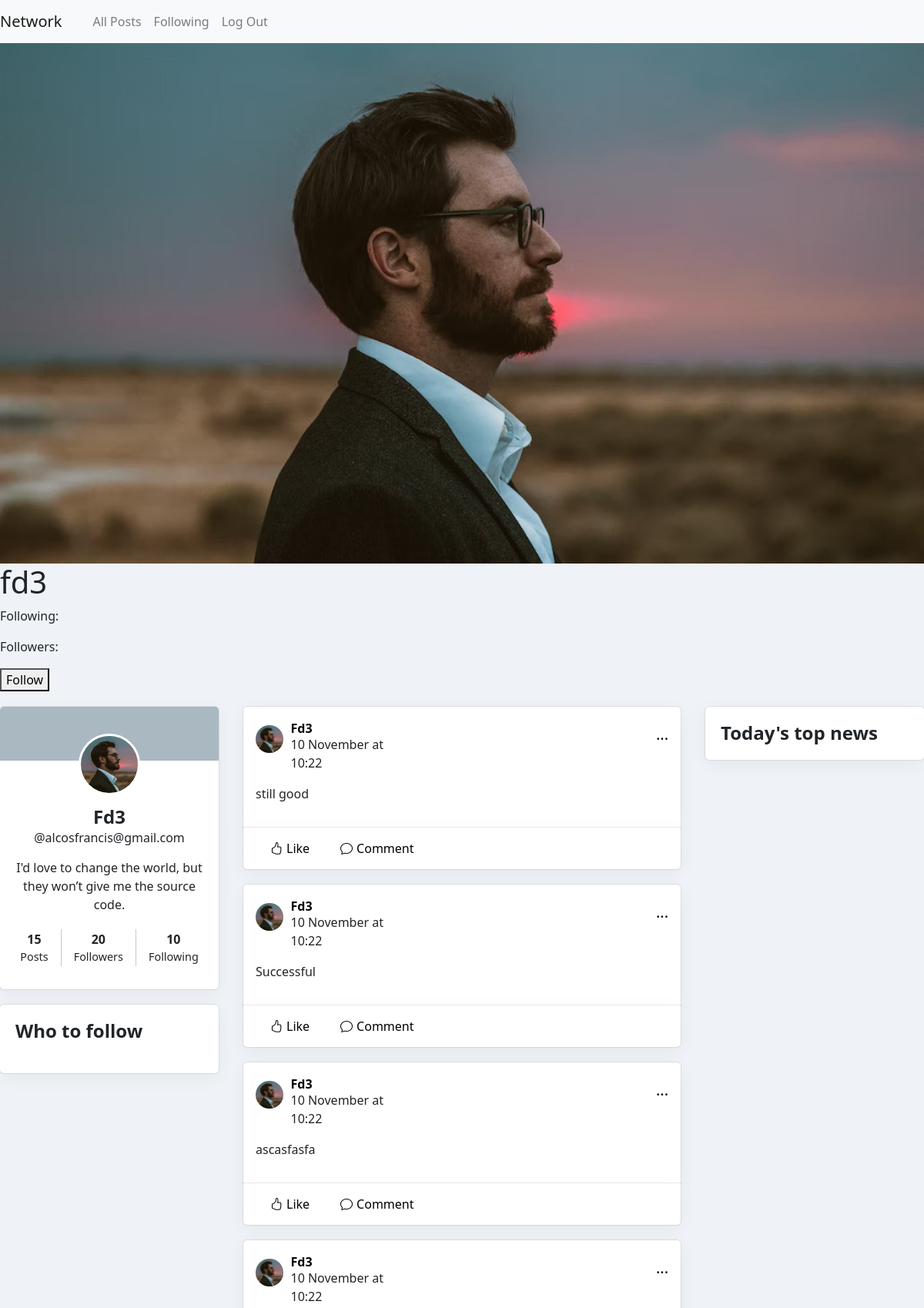
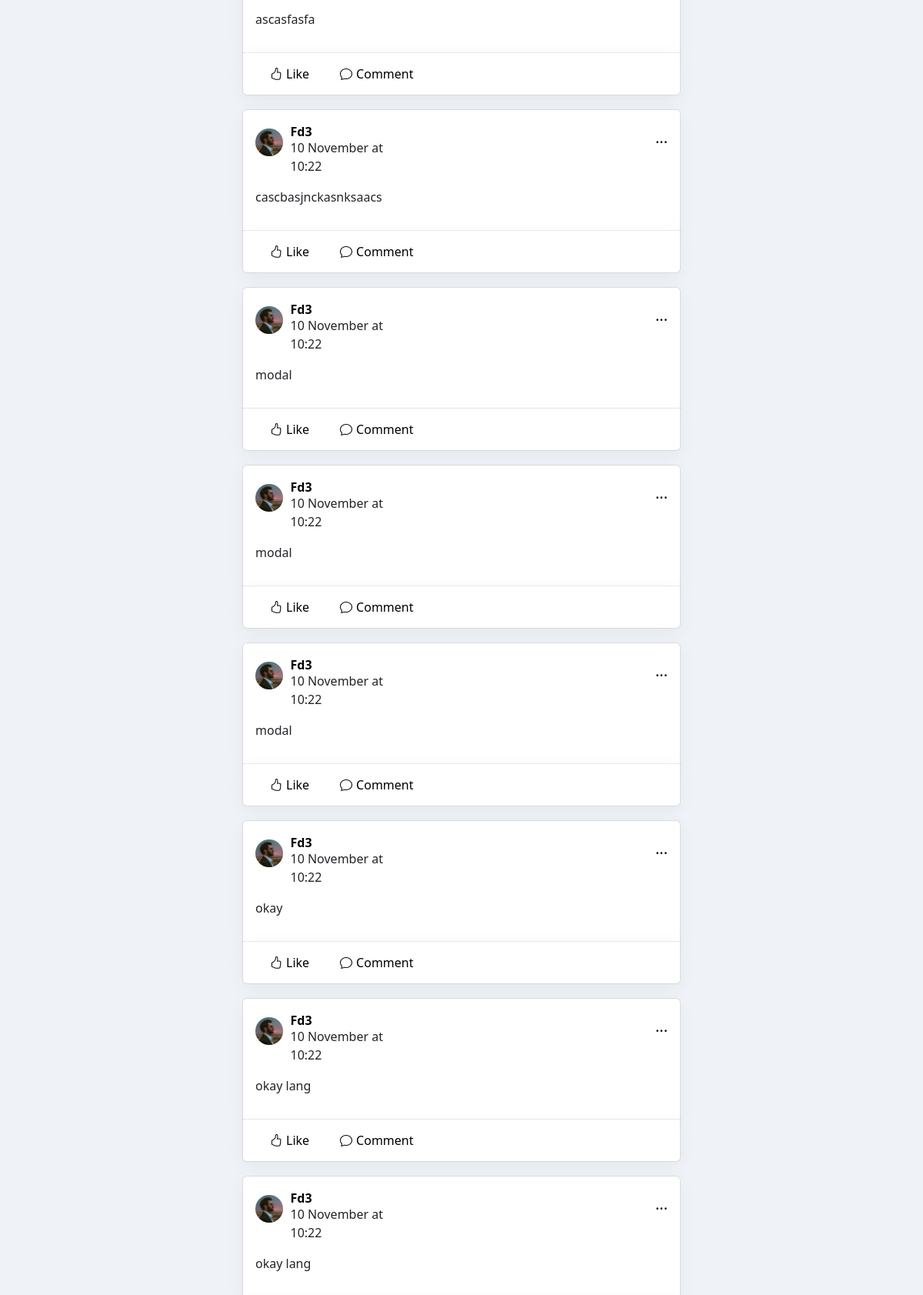
The page /profile/3 (upper part) on the database its author committed (2 pictures, top to bottom).
### network/models.py (models this page shows, shortened)
class User(AbstractUser):
    pass

class Profile(models.Model):
    Users = models.OneToOneField(User, on_delete = models.CASCADE, related_name="userProfile")
    Followers = models.ManyToManyField(User, blank=True, null=True, related_name="followed")
    Follow = models.ManyToManyField(User, blank=True, null=True, related_name="follows")
    Profile_pic = models.ImageField(upload_to='images/', null=True, blank=True)

class Post(models.Model):
    users = models.ForeignKey(User, on_delete = models.CASCADE, related_name="users")
    Inbox = models.TextField(max_length=300)
    Image = models.ImageField(upload_to='images/', blank=True, null=True)
    Created = models.TimeField(auto_now_add=True)
    Updated = models.TimeField(auto_now=True)
    liked = models.ManyToManyField(User, null=True, related_name="like")
    def count(self):
        return self.liked.count()

### network/views.py (the view)
# urls.py: path("profile/<int:user_id>", views.profile, name='profile'),
def profile(request, user_id):
    user = User.objects.get(id=user_id)
    post = Post.objects.filter(users=user)
    profile = Profile.objects.get(id=user_id - 1)
    check = Profile.objects.filter(Follow=user).exists()
    form = Inboxform()
    commentform = Commentform()
    if request.method == "POST":
        if len(request.FILES) != 0:
            profile.Profile_pic = request.FILES['image_file']
            profile.save()
    return render(request, "network/profile.html", {
        "posts": post,
        "user": user,
        "check": check,
        "form": form,
        "forms": commentform,
    })

### network/templates/network/profile.html (shortened to what this page needs)
{% extends "network/layout.html" %}
{%  load static %}
{% load widget_tweaks %}
{% block body %}
    <div>
        <div>
            {% if user.userProfile.Profile_pic %}
                <img id="Profile_pic" src="{{ user.userProfile.Profile_pic.url }}" alt="image" width=100>
            {% else %}
                <img id="Profile_pic" src="{% static 'network/profile.png' %}" alt="image" width=100>
            {% endif %}
            <h1>{{ user }}</h1>
            <div>
                <p>Following: </p>
            </div>
            <div>
                <p>Followers: </p>
            </div>
        </div>
        <div>
            <div>
                {% if request.user != user and not check %}
                    <form action="{% url 'follow' user.id %}">
                        <button >Follow</button>
                    </form>
                {% elif request.user != user and check %}
                    <form action="{% url 'follow' user.id %}">
                        {% csrf_token %}
                        <button>Unfollow</button>
                {% endif %}
            </div>
        </div>
        <div>
            <div class="main_flex">
                <diV class="index__profile">
                    <div>
                        <div class="profile__marginpad">
                            <div class="profile__head">
                            </div>
                            <div class="profile__image ">
                                <div class="profile__images">
                                    {% if user.userProfile.Profile_pic %}
                                        <img class="profile__userimage rounded__circle" id="Profile_pic" src="{{ user.userProfile.Profile_pic.url }}" alt="image" width=70>
                                    {% else %}
                                        <img class="profile__userimage rounded__circle" id="Profile_pic" src="https://social.webestica.com/assets/images/avatar/placeholder.jpg" alt="image" width=70>
                                    {% endif %}
                                        </div>
                            </div>
                            <div class="profile__body">
                                <div>
                                    <p class="profile__users profile__user">{{ user }}</p>
                                    <p class="profile__users profile__email">@{{ user.email }}</p>
                                </div>
                                <div class="profile__captions">
                                    <p class="profile__users profile__caption">I'd love to change the world, but they won’t give me the source code.</p>
                                </div>
                                <div class="profile__follow">
                                    <div class="profile__bodyf profile__post">
                                        <p class="profile__number">15</p>
                                        <p class="profile__word">Posts</p>
                                    </div>
                                    <div class="profile__bodyf profile__followers">
                                        <p class="profile__number">20</p>
                                        <p class="profile__word">Followers</p>
                                    </div>
                                    <div class="profile__bodyf profile__following">
                                        <p class="profile__number">10</p>
                                        <p class="profile__word">Following</p>
                                    </div>
                                </div>
                            </div>
                        </div>
                        <div class="profile__people">
                            <h1 class="post__headline">Who to follow</h1>
                        </div>
                    </div>
                </diV>
                <div class="index__main">
                    <div>
                        {% for inbox in posts %}
                        <div class="inbox__pad">
                            <div class="inbox__inbox">
                                <div class="post__main">
                                    <div class="post__images">
                                        {% if inbox.users.userProfile.Profile_pic %}
                                            <img class="main__image rounded__circle" id="Profile_pic" src="{{ inbox.users.userProfile.Profile_pic.url }}" alt="image" width=50>
                                        {% else %}
                                            <img class="main__image rounded__circle" id="Profile_pic" src="https://social.webestica.com/assets/images/avatar/placeholder.jpg" alt="image" width=50>
                                        {% endif %}
                                    </div>
                                    <div class="post__name">
                                        <a  class="post__username" href="{% url 'profile' inbox.users.id %}">{{ inbox.users }}</a>
                                        <p class="post__calendar">10 November at 10:22</p>
                                    </div>
                                    <div class="post__edit">
                                            <div class="btn-group edit__button">
                                                <button class="edit__buttondropdown" type="button" data-bs-toggle="dropdown" aria-expanded="false">
                                                ...
                                                </button>
                                            </div>
                                    </div>
                                </div>
                                <div class="post__body">
                                    <div class="post__content">
                                        <p id="body_{{ inbox.id }}">{{ inbox.Inbox }}</p>
                                    </div>
                                </div>
                            </div>
                            <div class="main__headerpad">
                                <div id="main__header" class="main__header" style="border-top-style: none;">
                                    <div class="post__header">
                                        <div class="post__like">
                                            {% if request.user in inbox.liked.all %}
                                                <button class="inbox__like liked" id="like_{{ inbox.id }}" data-id="{{ inbox.id }}"><i class="inbox__tag bi bi-hand-thumbs-up-fill"></i>Unlike</button>
                                            {% else %}
                                                <button class="inbox__like" id="like_{{ inbox.id }}" data-id="{{ inbox.id }}"><i class="inbox__tag bi bi-hand-thumbs-up"></i>Like</button>
                                            {% endif %}
                                        </div>
                                        <div class="post__comment">
                                            <button class="inbox__comment" id="post__comment" data-id="{{ inbox.id }}"><i class="inbox__tag bi bi-chat"></i>Comment</button>
                                        </div>
                                    </div>
                                </div>
                            </div>
                        </div>
                    {% endfor %}
                    </div>
                </div>
                <div class="news__main">
                    <div class="main__body">
                        <h1 class="news__headline">Today's top news</h1>
                    </div>
                </div>
            </div>
        </div>
    </div>
{% endblock %}

### network/static/network/style.css (style rules this page uses)
img { width: 100%; height: auto; }
.main_flex { padding-top: 20px; background-color: #eff2f6; display: flex; }
.post__images { width: 3rem; height: 3rem; }
.rounded__circle { border-radius: 50% !important; }
.main__image { aspect-ratio: 1/1; width: 100%; object-fit: cover; }
.index__profile { display: block; margin-left: auto; clear: both; width: 300px; height: 100%; }
.profile__marginpad { clear: both; margin-bottom: 20px; padding: 0 0 10px 0; background-color: white; border-width: 1px; border-radius: 5px; box-shadow: rgba(0, 0, 0, 0.05) 0px 6px 24px 0px, rgba(0, 0, 0, 0.08) 0px 0px 0px 1px; }
.profile__people { position: relative; clear: both; margin-top: 20px; padding: 20px; background-color: white; border-width: 1px; border-radius: 5px; box-shadow: rgba(0, 0, 0, 0.05) 0px 6px 24px 0px, rgba(0, 0, 0, 0.08) 0px 0px 0px 1px; }
.post__headline { font-size: 1.5rem; font-weight: bolder; margin-bottom: 20px; }
.index__main { margin-left: 2rem; margin-right: 2rem; width: 600px; background-color: white; }
.profile__head { background-color: #AAB8C2; height: 70px; border-radius: 5px 5px 0 0; }
.profile__image { display: flex; align-items: center; justify-content: center; margin-top: -35px; }
.profile__images { width: 5rem; height: 5rem; border: 3px solid white; border-radius: 50% !important; }
.profile__userimage { width: 100%; aspect-ratio: 1/1; object-fit: cover; }
.profile__users { display: flex; align-items: center; justify-content: center; }
.profile__caption { text-align: center; }
.profile__follow { display: flex; align-items: center; justify-content: center; text-align: center; gap: 1rem !important; }
.profile__follow { margin: 20px 0; }
.profile__number { margin: 0; font-weight: 700; }
.profile__word { margin: 0; font-size: 0.9rem; }
.inbox__pad { background-color: #eff2f6; margin: 0; }
.inbox__inbox { padding: 1rem; background-color: white; border-width: 1px; border-radius: 5px 5px 0 0; box-shadow: rgba(0, 0, 0, 0.05) 0px 6px 24px 0px, rgba(0, 0, 0, 0.08) 0px 0px 0px 1px; background-color: white; }
.news__main { display: block; margin-right: auto; width: 300px; height: 100%; background-color: white; border-width: 1px; border-radius: 5px; box-shadow: rgba(0, 0, 0, 0.05) 0px 6px 24px 0px, rgba(0, 0, 0, 0.08) 0px 0px 0px 1px; }
.post__main { display: flex; align-items: center; }
.post__images { margin-bottom: 20px; }
.post__name { margin-left: 10px; }
.post__username { color: black; text-decoration: none; font-weight: 700; padding-bottom: 0; margin-bottom: 0; transition: 0.3s; text-transform: capitalize; }
.post__calendar { margin-top: -3px; font-weight: 300; }
.main__headerpad { padding-bottom: 20px; background-color: #eff2f6; outline: none; }
.main__header { padding: 5px 15px; background-color: white; border-width: 1px; border-radius:0 0 5px 5px; box-shadow: rgba(0, 0, 0, 0.05) 0px 6px 24px 0px, rgba(0, 0, 0, 0.08) 0px 0px 0px 1px; }
.post__header { display: flex; align-items: center; }
.post__like { margin-right:0; }
.main__body { margin: 20px; }
.inbox__like { border: none; padding: 10px 20px; background-color: white; border-radius: 5px; transition: 0.5s; }
.inbox__comment { border: none; padding: 10px 20px; background-color: white; border-radius: 5px; transition: 0.2s; }
.inbox__tag { margin-right: 5px; }
.edit__button { margin-left: 22rem; margin-top: -3rem; }
.profile__body { padding: 0 10px; }
.profile__user { margin: 10px 0 0 0; font-size: 1.5rem; font-weight: 600; text-transform: capitalize; padding: 0; }
.profile__email { margin: -3px 0 10px 0; font-size: 1rem; font-weight: 300; }
.profile__caption { margin: 15px 0 10px 0; font-weight: 350; }
.edit__buttondropdown { font-size: 20px; color: black; background-color: white; border: none; padding: 0; outline: none; }
.news__headline { font-size: 1.5rem; font-weight: bolder; }

### rows shown on the page
User: userProfile.Profile_pic (picture), username "fd3", username "Fd3", email "alcosfrancis@gmail.com"
Post: users.userProfile.Profile_pic (picture), users "Fd3", Inbox "still good"
Post: users.userProfile.Profile_pic (picture), users "Fd3", Inbox "Successful"
Post: users.userProfile.Profile_pic (picture), users "Fd3", Inbox "ascasfasfa"
Post: users.userProfile.Profile_pic (picture), users "Fd3", Inbox "ascasfasfa"
Post: users.userProfile.Profile_pic (picture), users "Fd3", Inbox "cascbasjnckasnksaacs"
Post: users.userProfile.Profile_pic (picture), users "Fd3", Inbox "modal"
Post: users.userProfile.Profile_pic (picture), users "Fd3", Inbox "modal"
Post: users.userProfile.Profile_pic (picture), users "Fd3", Inbox "modal"
Post: users.userProfile.Profile_pic (picture), users "Fd3", Inbox "okay"
Post: users.userProfile.Profile_pic (picture), users "Fd3", Inbox "okay lang"
Post: users.userProfile.Profile_pic (picture), users "Fd3", Inbox "okay lang"
